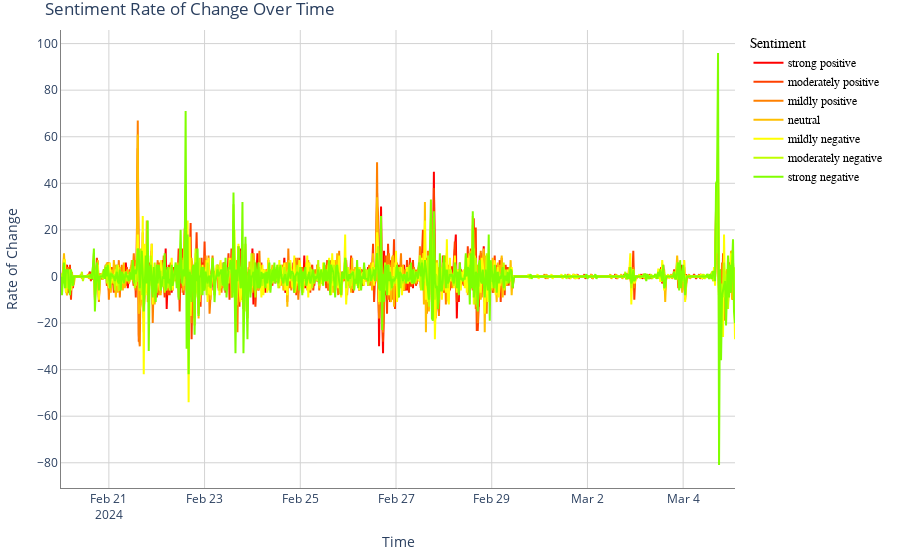
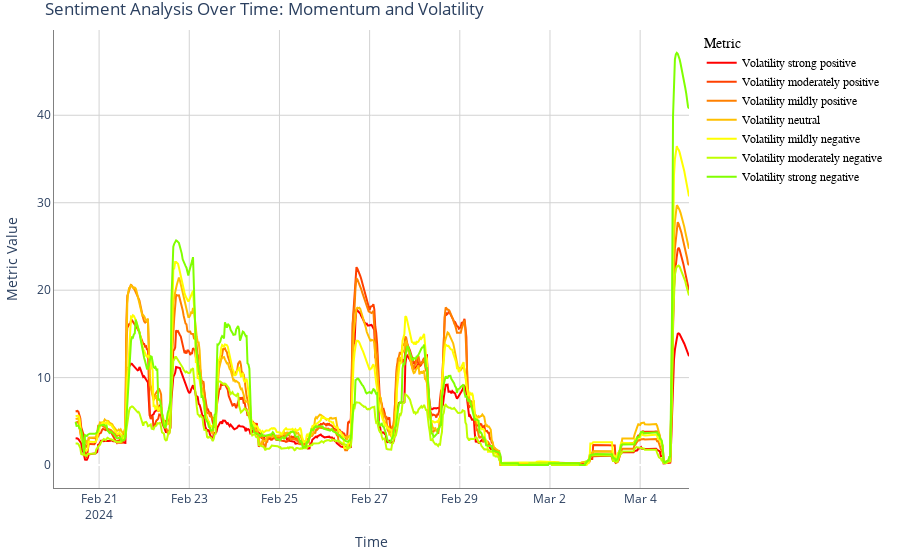

Write notebook code for charts like these, in order.
### Code cell
# Sentiment Derivative/Momentum

# Create a Plotly figure
fig = go.Figure()

# Using the red_to_green_scale for color
for i, column in enumerate(hourly_sentiments_derivative.columns):
    color = red_to_green_scale[i % len(red_to_green_scale)]
    
    fig.add_trace(go.Scatter(x=hourly_sentiments_derivative.index, y=hourly_sentiments_derivative[column],
                            mode='lines', name=column, line=dict(color=color)))

# Update layout with titles, axis labels, and grid lines
fig.update_layout(
    title='Sentiment Rate of Change Over Time',
    xaxis_title='Time',
    yaxis_title='Rate of Change',
    xaxis=dict(showline=True, showgrid=True, linecolor='gray', gridcolor='lightgray'),
    yaxis=dict(showline=True, showgrid=True, linecolor='gray', gridcolor='lightgray'),
    plot_bgcolor='white',
    legend_title='Sentiment',
    legend=dict(traceorder='normal', font=dict(family="sans-serif", size=12, color="black")),
    margin=dict(l=20, r=20, t=30, b=20)
)

# Show the figure
fig.show()

# Sentiment Volatility

# Create a Plotly figure
fig_volatility = go.Figure()

# Plot Sentiment Volatility
for i, column in enumerate(hourly_sentiments_volatility.columns):
    color = red_to_green_scale[i % len(red_to_green_scale)]
    fig_volatility.add_trace(go.Scatter(x=hourly_sentiments_volatility.index, y=hourly_sentiments_volatility[column],
                            mode='lines', name=f"Volatility {column}", line=dict(color=color)))
    
# Update layout with titles, axis labels, and grid lines
fig_volatility.update_layout(
    title='Sentiment Analysis Over Time: Momentum and Volatility',
    xaxis_title='Time',
    yaxis_title='Metric Value',
    xaxis=dict(showline=True, showgrid=True, linecolor='gray', gridcolor='lightgray'),
    yaxis=dict(showline=True, showgrid=True, linecolor='gray', gridcolor='lightgray'),
    plot_bgcolor='white',
    legend_title='Metric',
    legend=dict(traceorder='normal', font=dict(family="sans-serif", size=12, color="black")),
    margin=dict(l=20, r=20, t=30, b=20)
)

# Show the figure
fig_volatility.show()

### Figure 1 — Plotly figure (JSON) as saved in the notebook; plotly's stock layout.template omitted (floating-point values rounded to 4 significant figures; data arrays with more than 128 entries replaced by an {"elided": "..."} marker saying what was removed)
{"data": [{"line": {"color": "#ff0000"}, "mode": "lines", "name": "strong positive", "type": "scatter", "x": {"elided": "677 str values"}, "y": {"elided": "677 int values"}}, {"line": {"color": "#ff4000"}, "mode": "lines", "name": "moderately positive", "type": "scatter", "x": {"elided": "677 str values"}, "y": {"elided": "677 int values"}}, {"line": {"color": "#ff8000"}, "mode": "lines", "name": "mildly positive", "type": "scatter", "x": {"elided": "677 str values"}, "y": {"elided": "677 int values"}}, {"line": {"color": "#ffbf00"}, "mode": "lines", "name": "neutral", "type": "scatter", "x": {"elided": "677 str values"}, "y": {"elided": "677 int values"}}, {"line": {"color": "#ffff00"}, "mode": "lines", "name": "mildly negative", "type": "scatter", "x": {"elided": "677 str values"}, "y": {"elided": "677 int values"}}, {"line": {"color": "#bfff00"}, "mode": "lines", "name": "moderately negative", "type": "scatter", "x": {"elided": "677 str values"}, "y": {"elided": "677 int values"}}, {"line": {"color": "#80ff00"}, "mode": "lines", "name": "strong negative", "type": "scatter", "x": {"elided": "677 str values"}, "y": {"elided": "677 int values"}}], "layout": {"legend": {"font": {"color": "black", "family": "sans-serif", "size": 12}, "title": {"text": "Sentiment"}, "traceorder": "normal"}, "margin": {"b": 20, "l": 20, "r": 20, "t": 30}, "plot_bgcolor": "white", "title": {"text": "Sentiment Rate of Change Over Time"}, "xaxis": {"gridcolor": "lightgray", "linecolor": "gray", "showgrid": true, "showline": true, "title": {"text": "Time"}}, "yaxis": {"gridcolor": "lightgray", "linecolor": "gray", "showgrid": true, "showline": true, "title": {"text": "Rate of Change"}}}}

### Figure 2 — Plotly figure (JSON) as saved in the notebook; plotly's stock layout.template omitted (floating-point values rounded to 4 significant figures; data arrays with more than 128 entries replaced by an {"elided": "..."} marker saying what was removed)
{"data": [{"line": {"color": "#ff0000"}, "mode": "lines", "name": "Volatility strong positive", "type": "scatter", "x": {"elided": "677 str values"}, "y": {"elided": "677 float values"}}, {"line": {"color": "#ff4000"}, "mode": "lines", "name": "Volatility moderately positive", "type": "scatter", "x": {"elided": "677 str values"}, "y": {"elided": "677 float values"}}, {"line": {"color": "#ff8000"}, "mode": "lines", "name": "Volatility mildly positive", "type": "scatter", "x": {"elided": "677 str values"}, "y": {"elided": "677 float values"}}, {"line": {"color": "#ffbf00"}, "mode": "lines", "name": "Volatility neutral", "type": "scatter", "x": {"elided": "677 str values"}, "y": {"elided": "677 float values"}}, {"line": {"color": "#ffff00"}, "mode": "lines", "name": "Volatility mildly negative", "type": "scatter", "x": {"elided": "677 str values"}, "y": {"elided": "677 float values"}}, {"line": {"color": "#bfff00"}, "mode": "lines", "name": "Volatility moderately negative", "type": "scatter", "x": {"elided": "677 str values"}, "y": {"elided": "677 float values"}}, {"line": {"color": "#80ff00"}, "mode": "lines", "name": "Volatility strong negative", "type": "scatter", "x": {"elided": "677 str values"}, "y": {"elided": "677 float values"}}], "layout": {"legend": {"font": {"color": "black", "family": "sans-serif", "size": 12}, "title": {"text": "Metric"}, "traceorder": "normal"}, "margin": {"b": 20, "l": 20, "r": 20, "t": 30}, "plot_bgcolor": "white", "title": {"text": "Sentiment Analysis Over Time: Momentum and Volatility"}, "xaxis": {"gridcolor": "lightgray", "linecolor": "gray", "showgrid": true, "showline": true, "title": {"text": "Time"}}, "yaxis": {"gridcolor": "lightgray", "linecolor": "gray", "showgrid": true, "showline": true, "title": {"text": "Metric Value"}}}}
